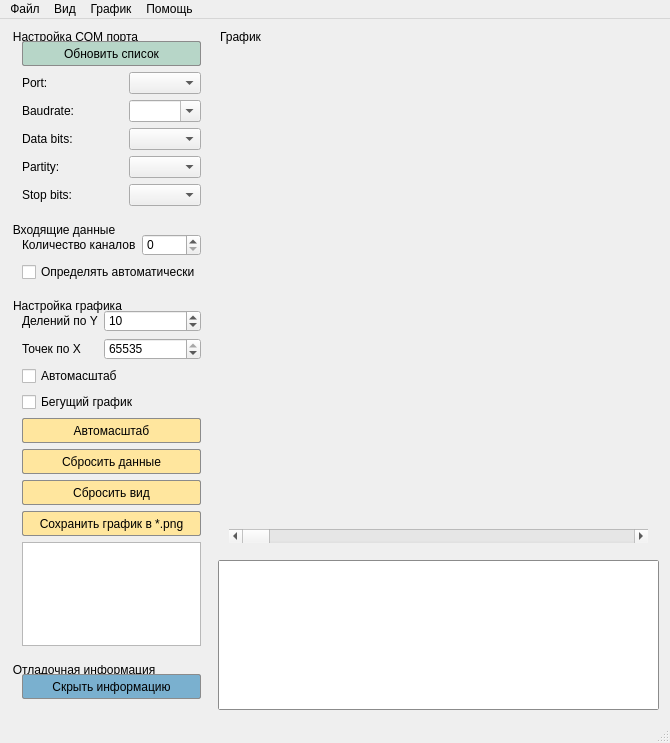
<?xml version="1.0" encoding="UTF-8"?>
<ui version="4.0">
 <class>MainWindow</class>
 <widget class="QMainWindow" name="MainWindow">
  <property name="geometry">
   <rect>
    <x>0</x>
    <y>0</y>
    <width>670</width>
    <height>743</height>
   </rect>
  </property>
  <property name="sizePolicy">
   <sizepolicy hsizetype="Expanding" vsizetype="Expanding">
    <horstretch>0</horstretch>
    <verstretch>0</verstretch>
   </sizepolicy>
  </property>
  <property name="windowTitle">
   <string>Serial port Plotter 1.1 by Solderingironspb</string>
  </property>
  <property name="windowIcon">
   <iconset theme="://icons/Plotter.ico">
    <normaloff>.</normaloff>.</iconset>
  </property>
  <property name="styleSheet">
   <string notr="true"/>
  </property>
  <widget class="QWidget" name="centralWidget">
   <layout class="QHBoxLayout" name="horizontalLayout">
    <item>
     <layout class="QGridLayout" name="gridLayout_5">
      <property name="horizontalSpacing">
       <number>6</number>
      </property>
      <item row="1" column="0">
       <widget class="QGroupBox" name="groupBox_2">
        <property name="styleSheet">
         <string notr="true"> QGroupBox::title {
     subcontrol-origin: margin;
     subcontrol-position: top left; /* помещаем вверху по центру */
     padding: 0px;
     
 }
QGroupBox {

    border: 2px;
    margin-top: 5ex; /* оставляем пространство вверху для заголовка */

  
   
}</string>
        </property>
        <property name="title">
         <string>Входящие данные</string>
        </property>
        <layout class="QGridLayout" name="gridLayout_4">
         <item row="0" column="0">
          <layout class="QVBoxLayout" name="verticalLayout_5">
           <item>
            <layout class="QFormLayout" name="formLayout_2">
             <item row="0" column="0">
              <widget class="QLabel" name="label_2">
               <property name="text">
                <string>Количество каналов</string>
               </property>
              </widget>
             </item>
             <item row="0" column="1">
              <widget class="QSpinBox" name="channel_count">
               <property name="sizePolicy">
                <sizepolicy hsizetype="Minimum" vsizetype="Fixed">
                 <horstretch>0</horstretch>
                 <verstretch>0</verstretch>
                </sizepolicy>
               </property>
              </widget>
             </item>
            </layout>
           </item>
           <item>
            <widget class="QCheckBox" name="automatic_cnt_channel">
             <property name="text">
              <string>Определять автоматически</string>
             </property>
            </widget>
           </item>
          </layout>
         </item>
        </layout>
       </widget>
      </item>
      <item row="3" column="0">
       <widget class="QGroupBox" name="gridGroupBox">
        <property name="sizePolicy">
         <sizepolicy hsizetype="Preferred" vsizetype="Preferred">
          <horstretch>0</horstretch>
          <verstretch>0</verstretch>
         </sizepolicy>
        </property>
        <property name="minimumSize">
         <size>
          <width>0</width>
          <height>0</height>
         </size>
        </property>
        <property name="maximumSize">
         <size>
          <width>16777215</width>
          <height>16777215</height>
         </size>
        </property>
        <property name="styleSheet">
         <string notr="true"> QGroupBox::title {
     subcontrol-origin: margin;
     subcontrol-position: top left; /* помещаем вверху по центру */
     padding: 0px;
     
 }
QGroupBox {

    border: 2px;
    margin-top: 5ex; /* оставляем пространство вверху для заголовка */

  
   
}</string>
        </property>
        <property name="title">
         <string>Отладочная информация</string>
        </property>
        <layout class="QGridLayout" name="TextControlsBox">
         <item row="0" column="0">
          <layout class="QVBoxLayout" name="verticalLayout">
           <property name="spacing">
            <number>2</number>
           </property>
           <item>
            <widget class="QPushButton" name="pushButton_TextEditHide">
             <property name="minimumSize">
              <size>
               <width>0</width>
               <height>25</height>
              </size>
             </property>
             <property name="styleSheet">
              <string notr="true">
QPushButton{
border: 1px solid #8b8b8b;
border-radius: 2px;
background-color: rgb(122,176, 207);
}

 QPushButton:default {
     border-color: navy; /* делаем кнопку по умолчанию выпуклой */
 }

QPushButton:pressed {
border: 1px solid #8b8b8b;
border-radius: 2px;
background-color: rgb(35, 195, 193);
}
</string>
             </property>
             <property name="text">
              <string>Скрыть информацию</string>
             </property>
             <property name="checkable">
              <bool>true</bool>
             </property>
             <property name="checked">
              <bool>false</bool>
             </property>
            </widget>
           </item>
          </layout>
         </item>
        </layout>
       </widget>
      </item>
      <item row="0" column="0">
       <widget class="QGroupBox" name="PortControlsBox">
        <property name="enabled">
         <bool>true</bool>
        </property>
        <property name="sizePolicy">
         <sizepolicy hsizetype="Preferred" vsizetype="Preferred">
          <horstretch>0</horstretch>
          <verstretch>0</verstretch>
         </sizepolicy>
        </property>
        <property name="minimumSize">
         <size>
          <width>0</width>
          <height>0</height>
         </size>
        </property>
        <property name="maximumSize">
         <size>
          <width>16777215</width>
          <height>16777215</height>
         </size>
        </property>
        <property name="styleSheet">
         <string notr="true"> QGroupBox::title {
     subcontrol-origin: margin;
     subcontrol-position: top left; /* помещаем вверху по центру */
     padding: 0px;
     
 }
QGroupBox {

    border: 2px;
    margin-top: 5ex; /* оставляем пространство вверху для заголовка */

  
   
}</string>
        </property>
        <property name="title">
         <string>Настройка COM порта</string>
        </property>
        <property name="flat">
         <bool>false</bool>
        </property>
        <property name="checkable">
         <bool>false</bool>
        </property>
        <layout class="QGridLayout" name="gridLayout">
         <item row="0" column="0">
          <layout class="QGridLayout" name="gridLayout_6">
           <item row="0" column="0" colspan="3">
            <widget class="QPushButton" name="pushButton">
             <property name="minimumSize">
              <size>
               <width>0</width>
               <height>25</height>
              </size>
             </property>
             <property name="styleSheet">
              <string notr="true">
QPushButton{
border: 1px solid #8b8b8b;
border-radius: 2px;
background-color: rgb(183, 214, 200);
}

 QPushButton:default {
     border-color: navy; /* делаем кнопку по умолчанию выпуклой */
 }

QPushButton:pressed {
border: 1px solid #8b8b8b;
border-radius: 2px;
background-color: rgb(35, 195, 193);
}
</string>
             </property>
             <property name="text">
              <string>Обновить список</string>
             </property>
            </widget>
           </item>
           <item row="1" column="0" colspan="2">
            <widget class="QLabel" name="labelPort">
             <property name="text">
              <string>Port:</string>
             </property>
            </widget>
           </item>
           <item row="1" column="2">
            <widget class="QComboBox" name="comboPort">
             <property name="minimumSize">
              <size>
               <width>69</width>
               <height>0</height>
              </size>
             </property>
             <property name="maximumSize">
              <size>
               <width>180</width>
               <height>16777215</height>
              </size>
             </property>
            </widget>
           </item>
           <item row="2" column="0" colspan="2">
            <widget class="QLabel" name="labelBaud">
             <property name="text">
              <string>Baudrate:</string>
             </property>
            </widget>
           </item>
           <item row="2" column="2">
            <widget class="QComboBox" name="comboBaud">
             <property name="minimumSize">
              <size>
               <width>69</width>
               <height>0</height>
              </size>
             </property>
             <property name="maximumSize">
              <size>
               <width>180</width>
               <height>16777215</height>
              </size>
             </property>
             <property name="editable">
              <bool>true</bool>
             </property>
            </widget>
           </item>
           <item row="3" column="2">
            <widget class="QComboBox" name="comboData">
             <property name="minimumSize">
              <size>
               <width>69</width>
               <height>0</height>
              </size>
             </property>
             <property name="maximumSize">
              <size>
               <width>180</width>
               <height>16777215</height>
              </size>
             </property>
            </widget>
           </item>
           <item row="3" column="0" colspan="2">
            <widget class="QLabel" name="labelData">
             <property name="text">
              <string>Data bits:</string>
             </property>
            </widget>
           </item>
           <item row="4" column="2">
            <widget class="QComboBox" name="comboParity">
             <property name="minimumSize">
              <size>
               <width>69</width>
               <height>0</height>
              </size>
             </property>
             <property name="maximumSize">
              <size>
               <width>180</width>
               <height>16777215</height>
              </size>
             </property>
            </widget>
           </item>
           <item row="4" column="0" colspan="2">
            <widget class="QLabel" name="labelParity">
             <property name="text">
              <string>Partity:</string>
             </property>
            </widget>
           </item>
           <item row="5" column="2">
            <widget class="QComboBox" name="comboStop">
             <property name="minimumSize">
              <size>
               <width>69</width>
               <height>0</height>
              </size>
             </property>
             <property name="maximumSize">
              <size>
               <width>180</width>
               <height>16777215</height>
              </size>
             </property>
            </widget>
           </item>
           <item row="5" column="0" colspan="2">
            <widget class="QLabel" name="labelStop">
             <property name="text">
              <string>Stop bits:</string>
             </property>
            </widget>
           </item>
          </layout>
         </item>
        </layout>
       </widget>
      </item>
      <item row="2" column="0">
       <widget class="QGroupBox" name="PlotControlsBox">
        <property name="sizePolicy">
         <sizepolicy hsizetype="Preferred" vsizetype="Preferred">
          <horstretch>0</horstretch>
          <verstretch>0</verstretch>
         </sizepolicy>
        </property>
        <property name="minimumSize">
         <size>
          <width>0</width>
          <height>0</height>
         </size>
        </property>
        <property name="maximumSize">
         <size>
          <width>16777215</width>
          <height>16777215</height>
         </size>
        </property>
        <property name="styleSheet">
         <string notr="true"> QGroupBox::title {
     subcontrol-origin: margin;
     subcontrol-position: top left; /* помещаем вверху по центру */
     padding: 0px;
     
 }
QGroupBox {

    border: 2px;
    margin-top: 5ex; /* оставляем пространство вверху для заголовка */

  
   
}</string>
        </property>
        <property name="title">
         <string>Настройка графика</string>
        </property>
        <property name="checkable">
         <bool>false</bool>
        </property>
        <layout class="QGridLayout" name="gridLayout_2">
         <property name="verticalSpacing">
          <number>0</number>
         </property>
         <item row="0" column="0">
          <layout class="QVBoxLayout" name="verticalLayout_6">
           <item>
            <layout class="QFormLayout" name="formLayout">
             <item row="0" column="0">
              <widget class="QLabel" name="labelYStep">
               <property name="minimumSize">
                <size>
                 <width>60</width>
                 <height>0</height>
                </size>
               </property>
               <property name="maximumSize">
                <size>
                 <width>16777215</width>
                 <height>16777215</height>
                </size>
               </property>
               <property name="text">
                <string>Делений по Y</string>
               </property>
              </widget>
             </item>
             <item row="0" column="1">
              <widget class="QSpinBox" name="spinYStep">
               <property name="minimumSize">
                <size>
                 <width>0</width>
                 <height>0</height>
                </size>
               </property>
               <property name="maximumSize">
                <size>
                 <width>16777215</width>
                 <height>16777215</height>
                </size>
               </property>
               <property name="minimum">
                <number>1</number>
               </property>
               <property name="maximum">
                <number>20</number>
               </property>
               <property name="singleStep">
                <number>1</number>
               </property>
               <property name="value">
                <number>10</number>
               </property>
              </widget>
             </item>
             <item row="1" column="0">
              <widget class="QLabel" name="label">
               <property name="maximumSize">
                <size>
                 <width>16777215</width>
                 <height>16777215</height>
                </size>
               </property>
               <property name="text">
                <string>Точек по X</string>
               </property>
              </widget>
             </item>
             <item row="1" column="1">
              <widget class="QSpinBox" name="spinBox">
               <property name="minimumSize">
                <size>
                 <width>0</width>
                 <height>0</height>
                </size>
               </property>
               <property name="maximumSize">
                <size>
                 <width>16777215</width>
                 <height>16777215</height>
                </size>
               </property>
               <property name="maximum">
                <number>65535</number>
               </property>
               <property name="stepType">
                <enum>QAbstractSpinBox::AdaptiveDecimalStepType</enum>
               </property>
               <property name="value">
                <number>65535</number>
               </property>
              </widget>
             </item>
             <item row="2" column="0" colspan="2">
              <widget class="QCheckBox" name="checkBox">
               <property name="text">
                <string>Автомасштаб</string>
               </property>
              </widget>
             </item>
             <item row="3" column="0" colspan="2">
              <widget class="QCheckBox" name="checkBox_2">
               <property name="text">
                <string>Бегущий график</string>
               </property>
              </widget>
             </item>
            </layout>
           </item>
           <item>
            <layout class="QVBoxLayout" name="verticalLayout_3">
             <item>
              <widget class="QPushButton" name="pushButton_AutoScale">
               <property name="minimumSize">
                <size>
                 <width>0</width>
                 <height>25</height>
                </size>
               </property>
               <property name="styleSheet">
                <string notr="true">
QPushButton{
border: 1px solid #8b8b8b;
border-radius: 2px;
background-color: rgb(255, 230, 158);
}

 QPushButton:default {
     border-color: navy; /* делаем кнопку по умолчанию выпуклой */
 }

QPushButton:pressed {
border: 1px solid #8b8b8b;
border-radius: 2px;
background-color: rgb(35, 195, 193);
}
</string>
               </property>
               <property name="text">
                <string>Автомасштаб</string>
               </property>
              </widget>
             </item>
             <item>
              <widget class="QPushButton" name="Reset_data">
               <property name="minimumSize">
                <size>
                 <width>0</width>
                 <height>25</height>
                </size>
               </property>
               <property name="styleSheet">
                <string notr="true">
QPushButton{
border: 1px solid #8b8b8b;
border-radius: 2px;
background-color: rgb(255, 230, 158);
}

 QPushButton:default {
     border-color: navy; /* делаем кнопку по умолчанию выпуклой */
 }

QPushButton:pressed {
border: 1px solid #8b8b8b;
border-radius: 2px;
background-color: rgb(35, 195, 193);
}
</string>
               </property>
               <property name="text">
                <string>Сбросить данные</string>
               </property>
              </widget>
             </item>
             <item>
              <widget class="QPushButton" name="pushButton_ResetVisible">
               <property name="minimumSize">
                <size>
                 <width>0</width>
                 <height>25</height>
                </size>
               </property>
               <property name="styleSheet">
                <string notr="true">
QPushButton{
border: 1px solid #8b8b8b;
border-radius: 2px;
background-color: rgb(255, 230, 158);
}

 QPushButton:default {
     border-color: navy; /* делаем кнопку по умолчанию выпуклой */
 }

QPushButton:pressed {
border: 1px solid #8b8b8b;
border-radius: 2px;
background-color: rgb(35, 195, 193);
}
</string>
               </property>
               <property name="text">
                <string>Сбросить вид</string>
               </property>
              </widget>
             </item>
             <item>
              <widget class="QPushButton" name="savePNGButton">
               <property name="minimumSize">
                <size>
                 <width>0</width>
                 <height>25</height>
                </size>
               </property>
               <property name="styleSheet">
                <string notr="true">
QPushButton{
border: 1px solid #8b8b8b;
border-radius: 2px;
background-color: rgb(255, 230, 158);
}

 QPushButton:default {
     border-color: navy; /* делаем кнопку по умолчанию выпуклой */
 }

QPushButton:pressed {
border: 1px solid #8b8b8b;
border-radius: 2px;
background-color: rgb(35, 195, 193);
}
</string>
               </property>
               <property name="text">
                <string>Сохранить график в *.png</string>
               </property>
              </widget>
             </item>
            </layout>
           </item>
           <item>
            <widget class="QListWidget" name="listWidget_Channels">
             <property name="enabled">
              <bool>true</bool>
             </property>
             <property name="sizePolicy">
              <sizepolicy hsizetype="Ignored" vsizetype="Expanding">
               <horstretch>0</horstretch>
               <verstretch>0</verstretch>
              </sizepolicy>
             </property>
             <property name="minimumSize">
              <size>
               <width>0</width>
               <height>0</height>
              </size>
             </property>
             <property name="maximumSize">
              <size>
               <width>32768</width>
               <height>32768</height>
              </size>
             </property>
             <property name="layoutDirection">
              <enum>Qt::LeftToRight</enum>
             </property>
             <property name="styleSheet">
              <string notr="true">QTextEdit{

    border: 1px solid #8b8b8b;
    border-radius: 2px;
    background-color: qlineargradient(x1: 0, y1: 0, x2: 0, y2: 1,
                                      stop: 0 #FFFFFF, stop: 1 #FFFFFF);
   
}</string>
             </property>
             <property name="autoScroll">
              <bool>false</bool>
             </property>
             <property name="editTriggers">
              <set>QAbstractItemView::NoEditTriggers</set>
             </property>
             <property name="alternatingRowColors">
              <bool>true</bool>
             </property>
             <property name="selectionBehavior">
              <enum>QAbstractItemView::SelectItems</enum>
             </property>
             <property name="textElideMode">
              <enum>Qt::ElideMiddle</enum>
             </property>
             <property name="resizeMode">
              <enum>QListView::Adjust</enum>
             </property>
             <property name="modelColumn">
              <number>0</number>
             </property>
             <property name="selectionRectVisible">
              <bool>true</bool>
             </property>
            </widget>
           </item>
          </layout>
         </item>
        </layout>
       </widget>
      </item>
      <item row="4" column="0">
       <spacer name="verticalSpacer">
        <property name="orientation">
         <enum>Qt::Vertical</enum>
        </property>
        <property name="sizeHint" stdset="0">
         <size>
          <width>20</width>
          <height>40</height>
         </size>
        </property>
       </spacer>
      </item>
     </layout>
    </item>
    <item>
     <layout class="QVBoxLayout" name="verticalLayout_2">
      <item>
       <widget class="QGroupBox" name="groupBox">
        <property name="styleSheet">
         <string notr="true"> QGroupBox::title {
     subcontrol-origin: margin;
     subcontrol-position: top left; /* помещаем вверху по центру */
     padding: 0px;
     
 }
QGroupBox {

    border: 2px;
    margin-top: 5ex; /* оставляем пространство вверху для заголовка */

  
   
}</string>
        </property>
        <property name="title">
         <string>График</string>
        </property>
        <layout class="QGridLayout" name="gridLayout_3">
         <item row="0" column="0">
          <layout class="QVBoxLayout" name="verticalLayout_4">
           <item>
            <widget class="QCustomPlot" name="plot" native="true">
             <property name="sizePolicy">
              <sizepolicy hsizetype="Expanding" vsizetype="Expanding">
               <horstretch>0</horstretch>
               <verstretch>0</verstretch>
              </sizepolicy>
             </property>
             <property name="minimumSize">
              <size>
               <width>200</width>
               <height>200</height>
              </size>
             </property>
            </widget>
           </item>
           <item>
            <widget class="QScrollBar" name="horizontalScrollBar">
             <property name="minimum">
              <number>100</number>
             </property>
             <property name="maximum">
              <number>500</number>
             </property>
             <property name="orientation">
              <enum>Qt::Horizontal</enum>
             </property>
            </widget>
           </item>
          </layout>
         </item>
        </layout>
       </widget>
      </item>
      <item>
       <widget class="QTextEdit" name="textEdit_UartWindow">
        <property name="sizePolicy">
         <sizepolicy hsizetype="Expanding" vsizetype="Maximum">
          <horstretch>0</horstretch>
          <verstretch>0</verstretch>
         </sizepolicy>
        </property>
        <property name="minimumSize">
         <size>
          <width>0</width>
          <height>0</height>
         </size>
        </property>
        <property name="maximumSize">
         <size>
          <width>16777215</width>
          <height>150</height>
         </size>
        </property>
        <property name="styleSheet">
         <string notr="true">QTextEdit{

    border: 1px solid #8b8b8b;
    border-radius: 2px;
    background-color: qlineargradient(x1: 0, y1: 0, x2: 0, y2: 1,
                                      stop: 0 #FFFFFF, stop: 1 #FFFFFF);
   
}</string>
        </property>
        <property name="lineWrapMode">
         <enum>QTextEdit::NoWrap</enum>
        </property>
        <property name="lineWrapColumnOrWidth">
         <number>0</number>
        </property>
        <property name="readOnly">
         <bool>true</bool>
        </property>
       </widget>
      </item>
     </layout>
    </item>
   </layout>
  </widget>
  <widget class="QStatusBar" name="statusBar"/>
  <widget class="QMenuBar" name="menuBar">
   <property name="geometry">
    <rect>
     <x>0</x>
     <y>0</y>
     <width>670</width>
     <height>21</height>
    </rect>
   </property>
   <widget class="QMenu" name="menu">
    <property name="title">
     <string>Файл</string>
    </property>
    <addaction name="actionConnect"/>
    <addaction name="actionPause_Plot"/>
    <addaction name="actionDisconnect"/>
    <addaction name="actionRecord_stream"/>
    <addaction name="action_png"/>
   </widget>
   <widget class="QMenu" name="menu_2">
    <property name="title">
     <string>График</string>
    </property>
    <addaction name="actionClear"/>
    <addaction name="Autoscale"/>
    <addaction name="action_run"/>
    <addaction name="action_visible_legend"/>
    <addaction name="action_use_OpenGL"/>
   </widget>
   <widget class="QMenu" name="menu_3">
    <property name="title">
     <string>Помощь</string>
    </property>
    <addaction name="actionHow_to_use"/>
   </widget>
   <widget class="QMenu" name="menu_4">
    <property name="title">
     <string>Вид</string>
    </property>
    <addaction name="action_COM_port"/>
    <addaction name="action_input_data"/>
    <addaction name="action_graph_settings"/>
    <addaction name="action_debug_info"/>
    <addaction name="action"/>
    <addaction name="action_hide_debug_info"/>
    <addaction name="action_windows_stays_on_top"/>
    <addaction name="action_Frameless_window_hint"/>
   </widget>
   <addaction name="menu"/>
   <addaction name="menu_4"/>
   <addaction name="menu_2"/>
   <addaction name="menu_3"/>
  </widget>
  <action name="actionConnect">
   <property name="text">
    <string>Подключиться</string>
   </property>
   <property name="shortcut">
    <string>Ctrl+O</string>
   </property>
  </action>
  <action name="actionPause_Plot">
   <property name="text">
    <string>Пауза</string>
   </property>
   <property name="shortcut">
    <string>Ctrl+P</string>
   </property>
  </action>
  <action name="actionDisconnect">
   <property name="text">
    <string>Отключиться</string>
   </property>
   <property name="shortcut">
    <string>Ctrl+Q</string>
   </property>
  </action>
  <action name="actionClear">
   <property name="text">
    <string>Очистить данные</string>
   </property>
   <property name="shortcut">
    <string>Ctrl+Shift+C</string>
   </property>
  </action>
  <action name="actionRecord_stream">
   <property name="checkable">
    <bool>true</bool>
   </property>
   <property name="text">
    <string>Сохранять данные в *.csv</string>
   </property>
   <property name="toolTip">
    <string>Только при отключенном COM порту</string>
   </property>
   <property name="shortcut">
    <string>Ctrl+Shift+D</string>
   </property>
  </action>
  <action name="action_png">
   <property name="text">
    <string>Сохранить график в *.png</string>
   </property>
   <property name="shortcut">
    <string>Ctrl+Shift+S</string>
   </property>
  </action>
  <action name="actionHow_to_use">
   <property name="text">
    <string>О программе</string>
   </property>
   <property name="shortcut">
    <string>F1</string>
   </property>
  </action>
  <action name="Autoscale">
   <property name="checkable">
    <bool>true</bool>
   </property>
   <property name="text">
    <string>Автомасштаб</string>
   </property>
   <property name="shortcut">
    <string>Ctrl+A</string>
   </property>
  </action>
  <action name="action_input_data">
   <property name="checkable">
    <bool>true</bool>
   </property>
   <property name="text">
    <string>Входящие данные</string>
   </property>
   <property name="shortcut">
    <string>Ctrl+2</string>
   </property>
  </action>
  <action name="action_graph_settings">
   <property name="checkable">
    <bool>true</bool>
   </property>
   <property name="text">
    <string>Настройка графика</string>
   </property>
   <property name="shortcut">
    <string>Ctrl+3</string>
   </property>
  </action>
  <action name="action_debug_info">
   <property name="checkable">
    <bool>true</bool>
   </property>
   <property name="text">
    <string>Отладочная информация</string>
   </property>
   <property name="shortcut">
    <string>Ctrl+4</string>
   </property>
  </action>
  <action name="action_COM_port">
   <property name="checkable">
    <bool>true</bool>
   </property>
   <property name="text">
    <string>Настройка COM порта</string>
   </property>
   <property name="shortcut">
    <string>Ctrl+1</string>
   </property>
  </action>
  <action name="action">
   <property name="text">
    <string>Оставить только график</string>
   </property>
   <property name="shortcut">
    <string>Ctrl+E</string>
   </property>
  </action>
  <action name="action_hide_debug_info">
   <property name="text">
    <string>Скрыть отладочную информацию</string>
   </property>
   <property name="shortcut">
    <string>Ctrl+L</string>
   </property>
  </action>
  <action name="action_visible_legend">
   <property name="checkable">
    <bool>true</bool>
   </property>
   <property name="text">
    <string>Показать легенду</string>
   </property>
   <property name="shortcut">
    <string>Ctrl+Shift+L</string>
   </property>
  </action>
  <action name="action_windows_stays_on_top">
   <property name="checkable">
    <bool>true</bool>
   </property>
   <property name="text">
    <string>Закрепить поверх всех окон</string>
   </property>
   <property name="shortcut">
    <string>Ctrl+Shift+T</string>
   </property>
  </action>
  <action name="action_Frameless_window_hint">
   <property name="checkable">
    <bool>true</bool>
   </property>
   <property name="text">
    <string>Сделать безрамное окно</string>
   </property>
   <property name="shortcut">
    <string>Ctrl+Shift+F11</string>
   </property>
  </action>
  <action name="action_run">
   <property name="checkable">
    <bool>true</bool>
   </property>
   <property name="text">
    <string>Бегущий график</string>
   </property>
   <property name="shortcut">
    <string>Ctrl+R</string>
   </property>
  </action>
  <action name="action_use_OpenGL">
   <property name="checkable">
    <bool>true</bool>
   </property>
   <property name="text">
    <string>Аппаратное ускорение</string>
   </property>
  </action>
 </widget>
 <layoutdefault spacing="6" margin="11"/>
 <customwidgets>
  <customwidget>
   <class>QCustomPlot</class>
   <extends>QWidget</extends>
   <header location="global">qcustomplot/qcustomplot.h</header>
   <container>1</container>
  </customwidget>
 </customwidgets>
 <resources/>
 <connections/>
</ui>
